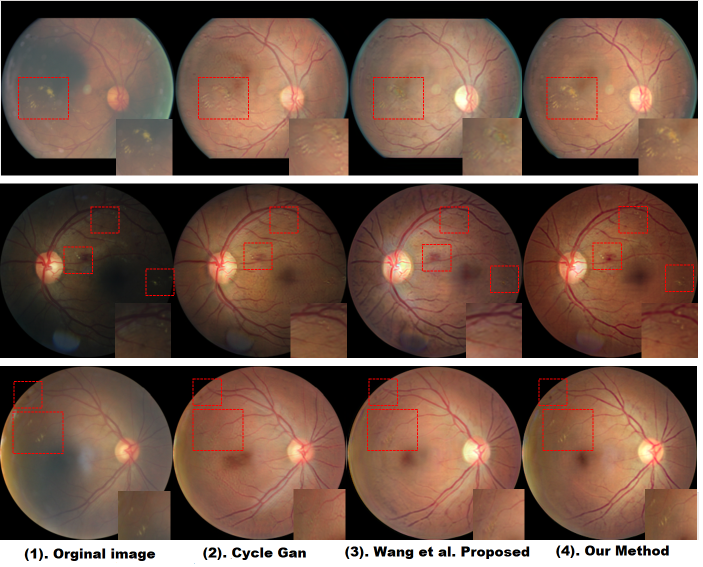
#> input picture results.png, 1406 x 1134 px (shown at 1/2 size)
$ python -i main_de.py   (imports and definitions only)   (older library calls are emulated)
#> lines starting #> are read from the running program, lines starting #| are printed output that depends on the picture
### Deg/util.py
import torchvision.transforms as transforms
from PIL import Image
import numpy as np
import cv2


def get_transform(resize_or_crop,loadSizeX,loadSizeY,fineSize):
    transform_list = []
    if resize_or_crop == 'resize_and_crop':
        osize = [loadSizeX, loadSizeY]
        transform_list.append(transforms.Scale(osize, Image.BICUBIC))
        transform_list.append(transforms.RandomCrop(fineSize))
    elif resize_or_crop == 'crop':
        transform_list.append(transforms.RandomCrop(fineSize))
    elif resize_or_crop =='scale':
        osize = [loadSizeX,loadSizeY]

    transform_list += [transforms.ToTensor()]

    return transforms.Compose(transform_list)

transform = get_transform('scale',loadSizeX =512, loadSizeY=512, fineSize=512)

# [76 lines left out: functions imread, imwrite, remove_back_area, get_mask_BZ, _get_center_radius_by_hough, _get_circle_by_center_bbox and 1 more, not called in this run]

def mask_image(img,mask):
    img[mask<=0,...]=0
    return img

# [32 lines left out: functions supplemental_black_area, preprocess, not called in this run]

### Deg/main_de.py
import os
import glob
from multiprocessing.pool import Pool

import numpy as np
from util import imread, imwrite
from PIL import Image
from degrad_de import *

import json

sizeX = 512
sizeY = 512


type_list = ['111']
# '111' means: DE_BLUR, DE_SPOT, DE_ILLUMINATION

def process(image_list):

    for image_path in image_list:
        name_ext = image_path.split('/')[-1]
        mask_path = os.path.join('dataset/degratation/mask', name_ext)
        name = name_ext.split('.')[0]

        img = Image.open(image_path).convert('RGB')
        mask = Image.open(mask_path).convert('L')
        mask = mask.resize((sizeX, sizeY), Image.BICUBIC)
        mask = np.expand_dims(mask, axis=2)
        mask = np.array(mask, np.float32).transpose(2, 0, 1)/255.0

        for t in type_list:
            r_img, r_params = DE_process(img, mask, sizeX, sizeY, t)
            dst_img = os.path.join('dataset/degratation/deg', name+'_'+t+'.jpeg')
            imwrite(dst_img, r_img)
            param_dict = {'name':name_ext, 'type':t, 'params':r_params}
            with open(os.path.join('dataset/degratation/deg_js', name+'_'+t+'.json'), 'w') as json_file:
                json.dump(param_dict, json_file)


# [16 lines not run here, left out]

>>> import cv2
>>> picture = cv2.imread('../results.png', cv2.IMREAD_GRAYSCALE)
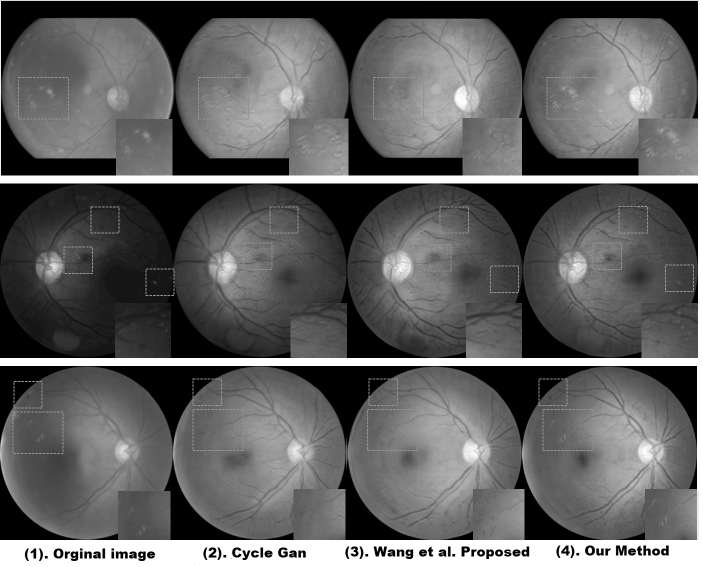
#> picture: shape (1134, 1406) (shown at 1/2 size); min 0, max 255, mean 95.9
#> (the run stopped early here; a loop or call above may not have finished)
